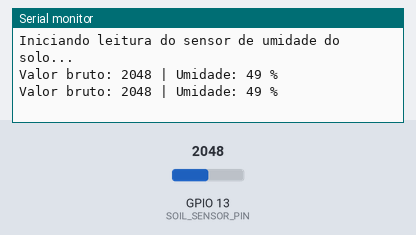
A sketch run on a simulated ESP32. Parts: the last lines printed to the serial monitor. The test bench sets the inputs (shaded band); at power-on: GPIO 13 (SOIL_SENSOR_PIN) = 2048.

Above: at 2.8 s.
2.9 s: GPIO 13 (SOIL_SENSOR_PIN) set to 2866
At 5.0 s:
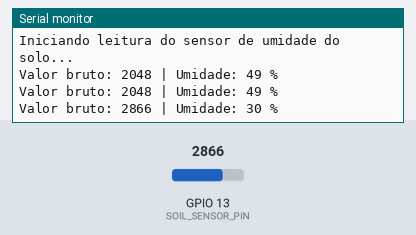
5.6 s: GPIO 13 (SOIL_SENSOR_PIN) set to 3603
At 6.5 s:
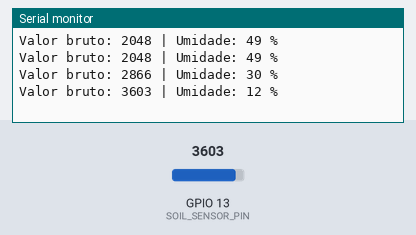
Timing chart, 0 to 8.6 s (numbered marks = the images above; inputs shaded):
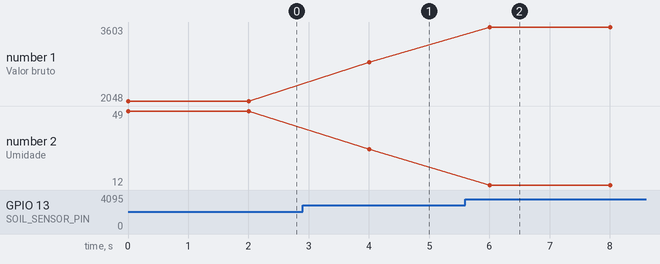

Measured:
- after the input at 2.9 s, the serial monitor: prints a new line after 1.1 s (image 1)
- after the input at 5.6 s, the serial monitor: prints a new line after 0.40 s (image 2)
- plotted number 1: 2048 → 2866 after the input at 2.9 s, 2866 → 3603 after the input at 5.6 s
- plotted number 2: 49 → 30 after the input at 2.9 s, 30 → 12 after the input at 5.6 s

The sketch:

03.UmidadeSolo.ino
```cpp
#define SOIL_SENSOR_PIN 13

int moisturePercent;

void setup()
{
  Serial.begin(115200);
  Serial.println("Iniciando leitura do sensor de umidade do solo...");
}

void loop()
{
  // Leitura analógica (0 a 4095 no ESP32)
  int rawValue = analogRead(SOIL_SENSOR_PIN);

  // Converte para porcentagem (ajuste conforme seu sensor)
  moisturePercent = map(rawValue, 4095, 0, 0, 100); // seco = 4095, molhado = 0, minimo 0%, maximo 100%

  // Exibe os dados
  Serial.print("Valor bruto: ");
  Serial.print(rawValue);
  Serial.print(" | Umidade: ");
  Serial.print(moisturePercent);
  Serial.println(" %");

  delay(2000); // Aguarda 2 segundos entre leituras
}
```
